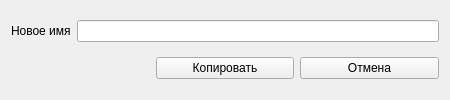
<?xml version="1.0" encoding="UTF-8"?>
<ui version="4.0">
 <class>ObjQuestion</class>
 <widget class="QWidget" name="ObjQuestion">
  <property name="geometry">
   <rect>
    <x>0</x>
    <y>0</y>
    <width>450</width>
    <height>100</height>
   </rect>
  </property>
  <property name="minimumSize">
   <size>
    <width>450</width>
    <height>100</height>
   </size>
  </property>
  <property name="maximumSize">
   <size>
    <width>450</width>
    <height>100</height>
   </size>
  </property>
  <property name="windowTitle">
   <string>New name...</string>
  </property>
  <property name="windowIcon">
   <iconset>
    <normaloff>img/ico.png</normaloff>img/ico.png</iconset>
  </property>
  <layout class="QHBoxLayout" name="horizontalLayout_3">
   <item>
    <layout class="QVBoxLayout" name="verticalLayout">
     <item>
      <layout class="QHBoxLayout" name="horizontalLayout">
       <item>
        <widget class="QLabel" name="label">
         <property name="text">
          <string>Новое имя</string>
         </property>
        </widget>
       </item>
       <item>
        <widget class="QLineEdit" name="lineEdit"/>
       </item>
      </layout>
     </item>
     <item>
      <layout class="QHBoxLayout" name="horizontalLayout_2">
       <item>
        <widget class="QLabel" name="label_2">
         <property name="text">
          <string/>
         </property>
        </widget>
       </item>
       <item>
        <widget class="QPushButton" name="pushButton">
         <property name="text">
          <string>Копировать</string>
         </property>
        </widget>
       </item>
       <item>
        <widget class="QPushButton" name="pushButton_2">
         <property name="text">
          <string>Отмена</string>
         </property>
        </widget>
       </item>
      </layout>
     </item>
    </layout>
   </item>
  </layout>
 </widget>
 <resources/>
 <connections/>
</ui>
